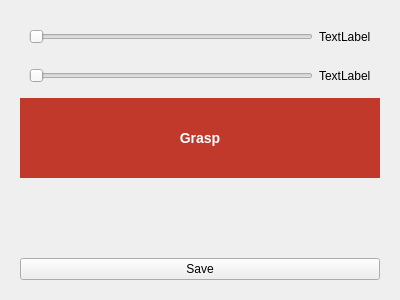
<?xml version="1.0" encoding="UTF-8"?>
<ui version="4.0">
 <class>TestDialog</class>
 <widget class="QDialog" name="TestDialog">
  <property name="geometry">
   <rect>
    <x>0</x>
    <y>0</y>
    <width>400</width>
    <height>300</height>
   </rect>
  </property>
  <property name="windowTitle">
   <string>EMS Signal Configuration Dialog</string>
  </property>
  <layout class="QHBoxLayout" name="horizontalLayout">
   <item>
    <widget class="QWidget" name="widget_3" native="true">
     <layout class="QVBoxLayout" name="verticalLayout">
      <item>
       <widget class="QWidget" name="widget" native="true">
        <layout class="QHBoxLayout" name="horizontalLayout_2">
         <item>
          <widget class="QSlider" name="horizontalSlider">
           <property name="minimum">
            <number>1</number>
           </property>
           <property name="maximum">
            <number>100</number>
           </property>
           <property name="orientation">
            <enum>Qt::Horizontal</enum>
           </property>
          </widget>
         </item>
         <item>
          <widget class="QLabel" name="label">
           <property name="text">
            <string>TextLabel</string>
           </property>
          </widget>
         </item>
        </layout>
       </widget>
      </item>
      <item>
       <widget class="QWidget" name="widget_2" native="true">
        <layout class="QHBoxLayout" name="horizontalLayout_3">
         <item>
          <widget class="QSlider" name="horizontalSlider_2">
           <property name="minimum">
            <number>1</number>
           </property>
           <property name="maximum">
            <number>100</number>
           </property>
           <property name="orientation">
            <enum>Qt::Horizontal</enum>
           </property>
          </widget>
         </item>
         <item>
          <widget class="QLabel" name="label_2">
           <property name="text">
            <string>TextLabel</string>
           </property>
          </widget>
         </item>
        </layout>
       </widget>
      </item>
      <item>
       <widget class="QPushButton" name="pushButton_2">
        <property name="minimumSize">
         <size>
          <width>182</width>
          <height>80</height>
         </size>
        </property>
        <property name="styleSheet">
         <string notr="true"> QPushButton {
     background-color: rgb(192, 57, 43);
     border-style: outset;
	color:white;

     font: bold 14px;
     min-width: 10em;
     padding: 6px;
 }
 QPushButton:checked {
     background-color:rgb(39, 174, 96);
     border-style: inset;
 }</string>
        </property>
        <property name="text">
         <string>Grasp</string>
        </property>
        <property name="checkable">
         <bool>true</bool>
        </property>
       </widget>
      </item>
      <item>
       <spacer name="verticalSpacer">
        <property name="orientation">
         <enum>Qt::Vertical</enum>
        </property>
        <property name="sizeHint" stdset="0">
         <size>
          <width>20</width>
          <height>40</height>
         </size>
        </property>
       </spacer>
      </item>
      <item>
       <widget class="QPushButton" name="pushButton">
        <property name="text">
         <string>Save</string>
        </property>
       </widget>
      </item>
     </layout>
    </widget>
   </item>
  </layout>
 </widget>
 <resources/>
 <connections/>
</ui>
